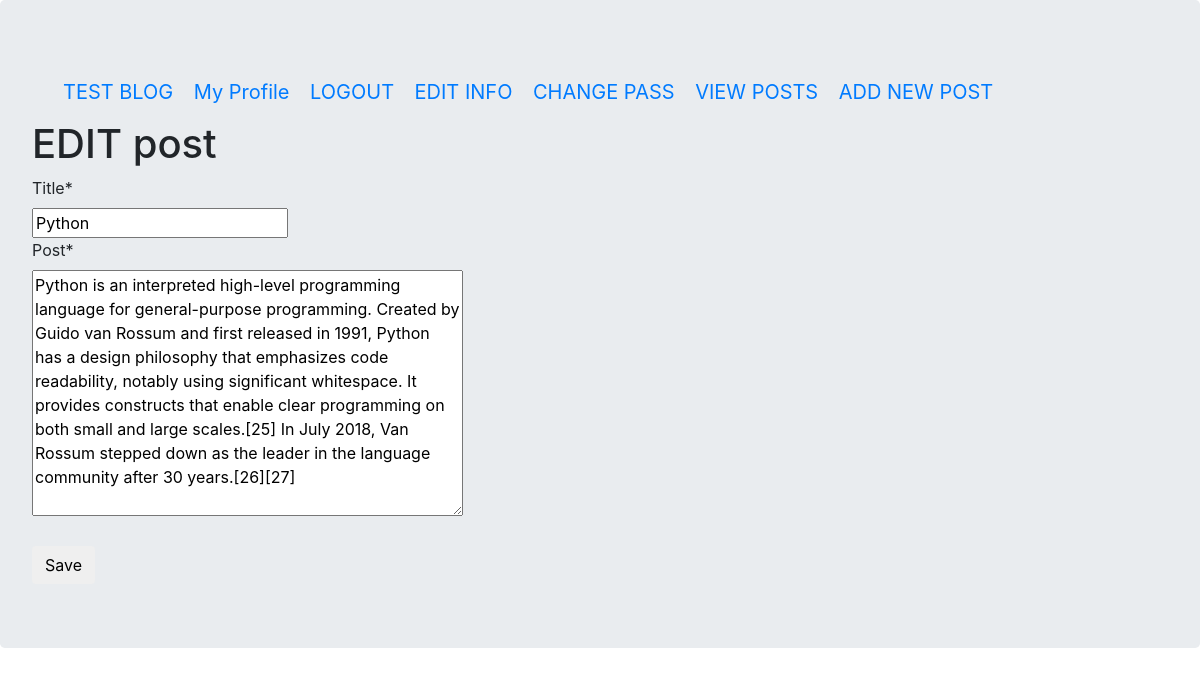
The app's page /home/post/1/edit/ (signed in) with its own data.
### home/models.py (models this page shows, shortened)
class Post(models.Model):
	title = models.CharField(max_length=500,default="TITLE")
	post = models.TextField(max_length=500,default="POST")
	user =  models.ForeignKey(User,on_delete=models.CASCADE, )
	created = models.DateTimeField(auto_now_add=True)
	likes = models.IntegerField(default = 0)

### home/views.py (the view)
# urls.py: url(r'^post/(?P<pk>\d+)/edit/$', views.post_edit, name='post_edit'),
def post_edit(request, pk):
    post = get_object_or_404(Post, pk=pk)
    if request.method == "POST":
        form = PostForm(request.POST, instance=post)
        if form.is_valid():
            post = form.save(commit=False)
            post.user = request.user
            post.save()
            return redirect('/home/post')
    else:
        form = PostForm(instance=post)
    return render(request, 'home/post_edit.html', {'form': form})

### home/forms.py
class PostForm(forms.ModelForm):
    class Meta:
        model = Post
        fields = ('title', 'post',)

### home/templates/home/post_edit.html (shortened to what this page needs)
{% extends 'base.html' %}
{%load crispy_forms_tags%}
{% block body %}
    <h1>EDIT post</h1>
    <form method="POST" class="post-form">
        {{ form|crispy }}
        <br>
        <button type="submit" class="save btn btn-default">Save</button>
    </form>
{% endblock %}

### records on screen
Post: title "Python", post "Python is an interpreted high-level programming language for general-purpose programming. Created by Guido van Rossum and first released in 1991, Python has a design philosophy that emphasizes code readability, notably using significant whitespace. It provides constructs that enable clear programming on both small and large scales.[25] In July 2018, Van Rossum stepped down as the leader in the language community after 30 years.[26][27]"
